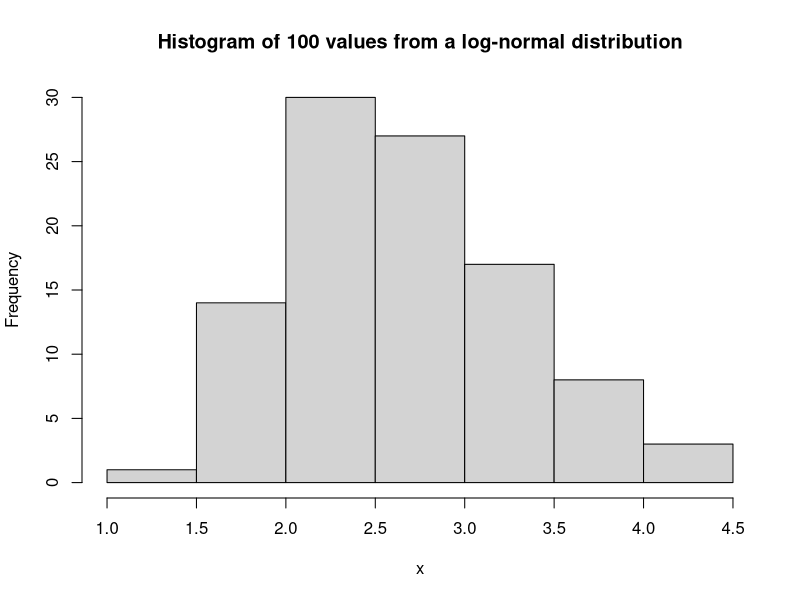
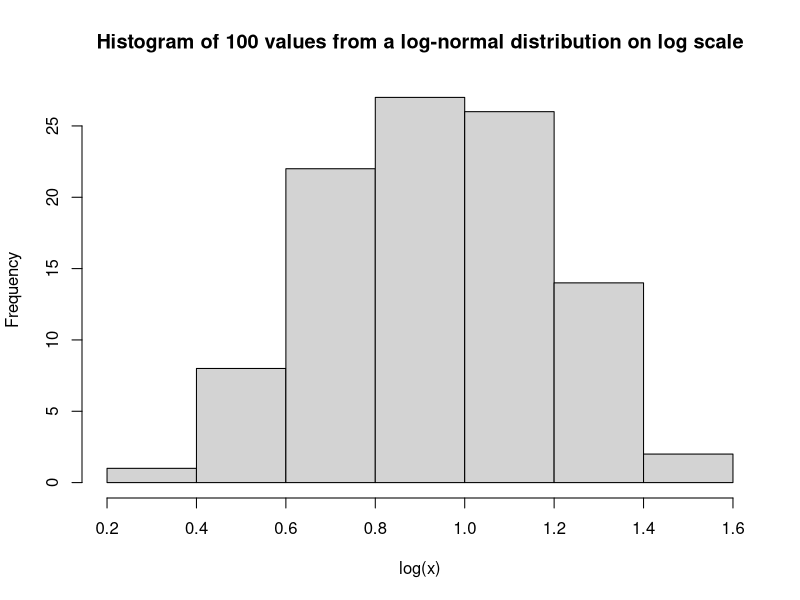

R code for these plots, in order:
## ---- chunk 1
knitr::opts_chunk$set(echo = TRUE)
## ---- chunk 2
x<-rlnorm(100,1,0.25)
## ---- chunk 3
hist(x,main="Histogram of 100 values from a log-normal distribution")
## ---- chunk 4
hist(log(x),main="Histogram of 100 values from a log-normal distribution on log scale")
